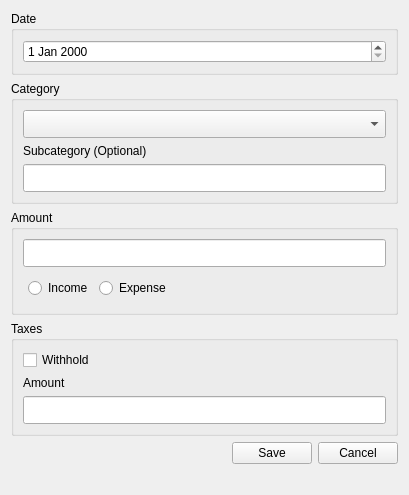
<?xml version="1.0" encoding="UTF-8"?>
<ui version="4.0">
 <class>TransactionForm</class>
 <widget class="QWidget" name="TransactionForm">
  <property name="geometry">
   <rect>
    <x>0</x>
    <y>0</y>
    <width>409</width>
    <height>395</height>
   </rect>
  </property>
  <property name="windowTitle">
   <string>Form</string>
  </property>
  <layout class="QVBoxLayout" name="verticalLayout">
   <item>
    <widget class="QGroupBox" name="dateGroupBox">
     <property name="title">
      <string>Date</string>
     </property>
     <layout class="QVBoxLayout" name="verticalLayout_5">
      <item>
       <widget class="QDateEdit" name="dateEdit">
        <property name="sizePolicy">
         <sizepolicy hsizetype="Expanding" vsizetype="Fixed">
          <horstretch>0</horstretch>
          <verstretch>0</verstretch>
         </sizepolicy>
        </property>
        <property name="styleSheet">
         <string notr="true"/>
        </property>
       </widget>
      </item>
     </layout>
    </widget>
   </item>
   <item>
    <widget class="QGroupBox" name="categoryGroupBox">
     <property name="title">
      <string>Category</string>
     </property>
     <layout class="QVBoxLayout" name="verticalLayout_4">
      <item>
       <widget class="QComboBox" name="categoryComboBox">
        <property name="styleSheet">
         <string notr="true">padding: 5px</string>
        </property>
       </widget>
      </item>
      <item>
       <widget class="QLabel" name="subcategoryLabel">
        <property name="text">
         <string>Subcategory (Optional)</string>
        </property>
       </widget>
      </item>
      <item>
       <widget class="QLineEdit" name="subcategoryLineEdit">
        <property name="styleSheet">
         <string notr="true">padding: 5px</string>
        </property>
       </widget>
      </item>
     </layout>
    </widget>
   </item>
   <item>
    <widget class="QGroupBox" name="amountGroupBox">
     <property name="sizePolicy">
      <sizepolicy hsizetype="Preferred" vsizetype="Expanding">
       <horstretch>0</horstretch>
       <verstretch>0</verstretch>
      </sizepolicy>
     </property>
     <property name="title">
      <string>Amount</string>
     </property>
     <layout class="QVBoxLayout" name="verticalLayout_2">
      <item>
       <widget class="QLineEdit" name="amountLineEdit">
        <property name="styleSheet">
         <string notr="true">padding: 5px</string>
        </property>
       </widget>
      </item>
      <item>
       <layout class="QHBoxLayout" name="horizontalLayout">
        <property name="leftMargin">
         <number>5</number>
        </property>
        <property name="topMargin">
         <number>5</number>
        </property>
        <property name="rightMargin">
         <number>5</number>
        </property>
        <property name="bottomMargin">
         <number>5</number>
        </property>
        <item>
         <widget class="QRadioButton" name="incomeRadioButton">
          <property name="text">
           <string>Income</string>
          </property>
         </widget>
        </item>
        <item>
         <widget class="QRadioButton" name="expenseRadioButton">
          <property name="text">
           <string>Expense</string>
          </property>
         </widget>
        </item>
        <item>
         <spacer name="horizontalSpacer">
          <property name="orientation">
           <enum>Qt::Orientation::Horizontal</enum>
          </property>
          <property name="sizeHint" stdset="0">
           <size>
            <width>40</width>
            <height>20</height>
           </size>
          </property>
         </spacer>
        </item>
       </layout>
      </item>
     </layout>
    </widget>
   </item>
   <item>
    <widget class="QGroupBox" name="taxesGroupBox">
     <property name="title">
      <string>Taxes</string>
     </property>
     <layout class="QVBoxLayout" name="verticalLayout_3">
      <item>
       <widget class="QCheckBox" name="taxWithheldCheckBox">
        <property name="text">
         <string>Withhold</string>
        </property>
       </widget>
      </item>
      <item>
       <widget class="QLabel" name="label">
        <property name="text">
         <string>Amount</string>
        </property>
       </widget>
      </item>
      <item>
       <widget class="QLineEdit" name="taxAmountLineEdit">
        <property name="styleSheet">
         <string notr="true">padding: 5px</string>
        </property>
       </widget>
      </item>
     </layout>
    </widget>
   </item>
   <item>
    <layout class="QHBoxLayout" name="horizontalLayout_2">
     <property name="topMargin">
      <number>0</number>
     </property>
     <item>
      <spacer name="horizontalSpacer_2">
       <property name="orientation">
        <enum>Qt::Orientation::Horizontal</enum>
       </property>
       <property name="sizeHint" stdset="0">
        <size>
         <width>40</width>
         <height>20</height>
        </size>
       </property>
      </spacer>
     </item>
     <item>
      <widget class="QPushButton" name="savePushButton">
       <property name="text">
        <string>Save</string>
       </property>
      </widget>
     </item>
     <item>
      <widget class="QPushButton" name="cancelPushButton">
       <property name="text">
        <string>Cancel</string>
       </property>
      </widget>
     </item>
    </layout>
   </item>
   <item>
    <widget class="QLabel" name="errorLabel">
     <property name="text">
      <string/>
     </property>
    </widget>
   </item>
   <item>
    <spacer name="verticalSpacer">
     <property name="orientation">
      <enum>Qt::Orientation::Vertical</enum>
     </property>
     <property name="sizeHint" stdset="0">
      <size>
       <width>20</width>
       <height>40</height>
      </size>
     </property>
    </spacer>
   </item>
  </layout>
 </widget>
 <resources/>
 <connections/>
</ui>
